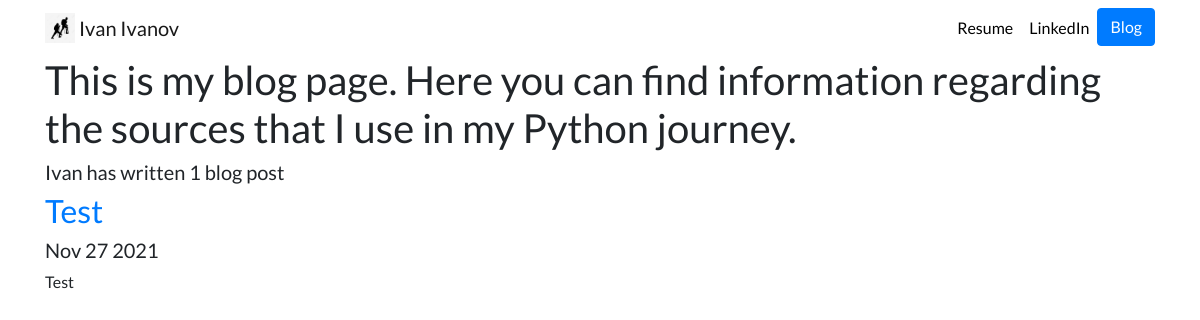
The page /blog/ on the database as committed earlier.
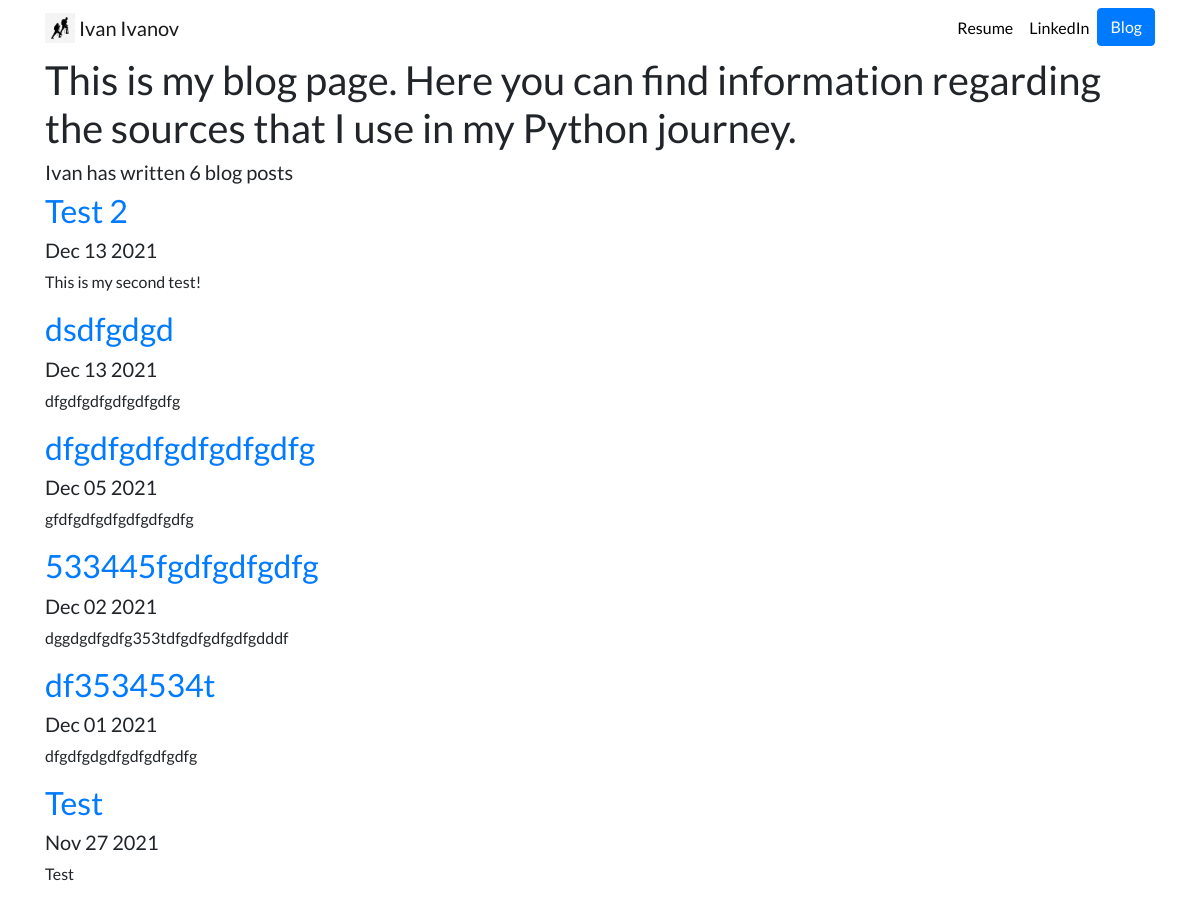
The same page on the database as committed later.
### blog/models.py (models this page shows, shortened)
class Blog(models.Model):
    title = models.CharField(max_length=100)
    date = models.DateField()
    description = models.TextField()

### blog/views.py (the view)
# urls.py: path('', views.all_blogs, name='all_blogs'),
def all_blogs(request):
    blogs = Blog.objects.order_by('-date')
    return render(request, 'blog/all_blogs.html', {'blogs': blogs})

### blog/templates/blog/all_blogs.html
{% extends 'portfolio/base.html' %}
{% block content %}
<h1>This is my blog page. Here you can find information regarding the sources that I use in my Python journey.</h1>
<h5>Ivan has written {{ blogs.count }} blog post{{ blogs.count|pluralize}}</h5>
{% for blog in blogs %}
<a href="{% url 'blog:detail' blog.id %}"><h2>{{ blog.title }}</h2></a>
<h5>{{ blog.date|date:'M d Y' }}</h5>
<p>{{ blog.description|striptags|truncatechars:100 }}</p>
{% endfor %}
{% endblock %}

Rows that differ between the two databases and show on the page:
added Blog: title "Test 2", date "Dec 13 2021", description "This is my second test!"
added Blog: title "dsdfgdgd", date "Dec 13 2021", description "dfgdfgdfgdfgdfgdfg"
added Blog: title "dfgdfgdfgdfgdfgdfg", date "Dec 05 2021", description "gfdfgdfgdfgdfgdfgdfg"
added Blog: title "533445fgdfgdfgdfg", date "Dec 02 2021", description "dggdgdfgdfg353tdfgdfgdfgdfgdddf"
added Blog: title "df3534534t", date "Dec 01 2021", description "dfgdfgdgdfgdfgdfgdfg"
Other text that changed with them:
{{ blogs.count }}: "1" → "6"
